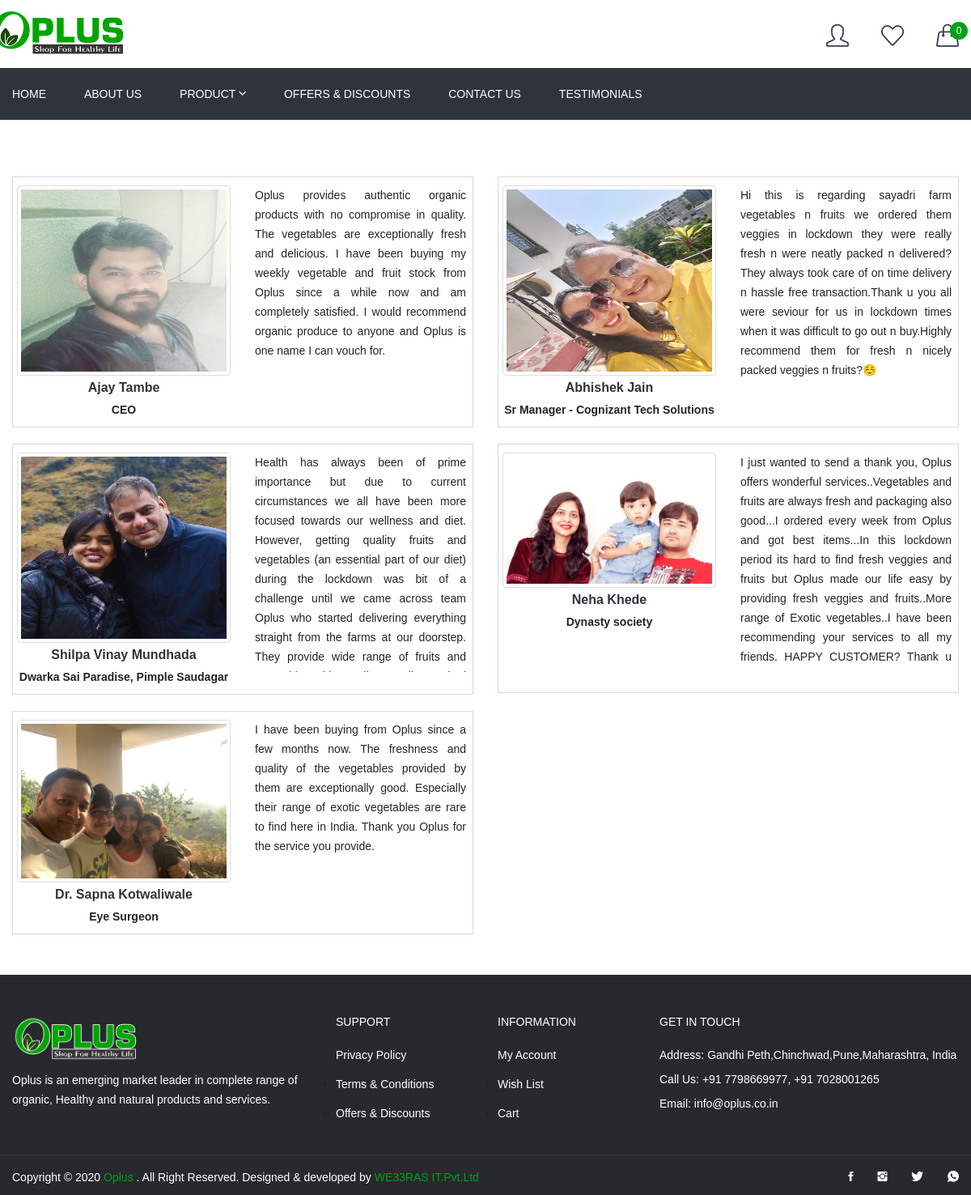
Screenshot of /testimonials.php with the database file from the repository.
### tables this page shows
CREATE TABLE `testimonials` (
  `id` int(11) NOT NULL,
  `name` varchar(255) NOT NULL,
  `title` varchar(255) NOT NULL,
  `opinion` varchar(500) NOT NULL,
  `image_name` varchar(255) NOT NULL,
  `is_show` int(1) NOT NULL,
  `date` timestamp NOT NULL DEFAULT current_timestamp()
);

### admin/query.php (called while the page is built, shortened)
<?php
class QueryFire {
	public function getAllData($table_name,$where,$cust=null) {
		if($cust!=null)
			$sql= $cust;
		else
			$sql = "SELECT * FROM ".$table_name." WHERE ".$where;
		$p = mysqli_query($GLOBALS['connection'],$sql);
		while($data = mysqli_fetch_array($p,MYSQLI_ASSOC)){
			$q[] = $data;
		}
		if(!empty($q))
			return $q;
		else
			return array();
	}
}
$QueryFire = new QueryFire();

### menu.php (the view, shortened to what this page needs)
  <header class="header-area" >
    <div class="header-middle">
      <div class="container">
        <div class="row hidden-xs">
          <div class="col-lg-3 col-md-4 col-12 col-sm-4"><a href="<?= base_url?>" class="logo">
            <img src="<?= base_url?>images/logo.png" alt="Oplus Logo">
          </a></div>
          <div class="col-lg-9 col-md-8 col-12 col-sm-8">
            <div class="header-middle-right f-right">
              <div class="header-login">
                <?php if(!isset($_SESSION['user'])) { ?>
                  <a href="<?= base_url?>login">
                    <div class="header-icon-style">
                      <i class="icon-user icons"></i>
                    </div>
                  </a>
                <?php } ?>
              </div>
              <div class="header-wishlist">
                <a href="<?= base_url?>wishlist">
                  <div class="header-icon-style">
                    <i class="icon-heart icons"></i>
                  </div>
                </a>
              </div>
              <div class="header-cart">
                <a href="<?= base_url?>cart">
                  <div class="header-icon-style">
                    <i class="icon-handbag icons"></i>
                    <span class="bigcounter count-style"><?=isset($_SESSION['cartitems'])?count($_SESSION['cartitems']):'0'?></span>
                  </div>
                </a>
              </div>
            </div>
          </div>
        </div>
      </div>
    </div>
    <div class="header-bottom transparent-bar black-bg" >
      <div class="container">
        <div class="row">
          <div class="col-lg-12 col-md-12 col-12">
            <div class="main-menu">
              <nav>
                <ul>
                  <li><a href="<?= base_url?>">Home </a>   </li>
                  <li><a href="<?= base_url?>about-us">About Us</a></li>
                  <li class="top-hover">
                    <a href="<?= base_url?>products">Product<i class="ion-chevron-down"></i> </a>
                  </li>
                  <li><a href="<?= base_url?>offers-and-discounts">Offers & Discounts</a></li>
                  <li><a href="<?= base_url?>contact-us">Contact Us</a></li>
                  <li><a href="<?= base_url?>testimonials">Testimonials</a></li>
                </ul>
              </nav>
            </div>
          </div>
        </div>
      </div>
    </div>
  </header>
<main role="main">

### testimonials.php (shortened to what this page needs)
<?php
require_once('header.php');
require_once('menu.php');
$testimonials = $QueryFire->getAllData('testimonials','is_show=1');
?>
<div class=" pt-50 pb-50" >
  <div class="container">
    <?php if(!empty($testimonials)) { ?>
      <div class="row">
        <?php foreach($testimonials as $testimonial) { ?>
          <div class="col-md-6 col-sm-6 col-xs-12">
            <div class="testimonial fadeOutLeft">
              <div class="row">
                <div class="col-md-6 col-sm-6 col-xs-12">
                  <img src="<?php echo base_url.'/images/testimonials/'.$testimonial['image_name']?>" alt="<?php echo $testimonial['name']?>" class="img-responsive img-thumbnail" />
                  <h4><?php echo ucwords(strtolower($testimonial['name']))?></h4>
                  <div class="text-center"><strong><?php echo $testimonial['title']?></strong></div>
                </div>
                <div class="col-md-6 col-sm-6 col-xs-12">
                  <p class="testimonial-content">
                    <?= $testimonial['opinion']?>
                  </p>
                </div>
              </div>
            </div>
          </div>
        <?php } ?>
      </div>
    <?php } ?>
  </div>
</div>
<?php require_once('footer.php');?>

### css/timber.scss7e75.css (style rules this page uses)
*,input,:before,:after { box-sizing:border-box }
html,body { padding:0;margin:0 }
article,aside,details,figcaption,figure,footer,header,hgroup,main,nav,section,summary { display:block }
.text-center { text-align:center !important }
html { background-color:#f2f2f2 }
body { background-color:#fff }
body,input,textarea,button,select { font-size:14px;line-height:1.6;font-family:"HelveticaNeue","Helvetica Neue",Helvetica,Arial,sans-serif;color:#333;font-weight:300;-webkit-font-smoothing:antialiased;-webkit-text-size-adjust:100% }
h1,.h1,h2,.h2,h3,.h3,h4,.h4,h5,.h5,h6,.h6 { display:block;font-family:"HelveticaNeue","Helvetica Neue",Helvetica,Arial,sans-serif;font-weight:700;margin:0 0 0.5em;line-height:1.4 }
h4,.h4 { font-size:1.42857em }
p { margin:0 0 15px 0 }
b,strong { font-weight:bold }
a,.text-link { color:#00a215;text-decoration:none;background:transparent }
ul,ol { margin:0 0 15px 20px;padding:0 }
li { margin-bottom:0.25em }
img { border:0 none }
img,iframe { max-width:100% }

### css/stylee112.css (style rules this page uses)
body { font-family:Rubik,sans-serif;font-weight:400;font-style:normal;font-size:14px;color:#242424 }
.btn,a { -webkit-transition:all .3s ease-out 0s;-moz-transition:all .3s ease-out 0s;-ms-transition:all .3s ease-out 0s;-o-transition:all .3s ease-out 0s;transition:all .3s ease-out 0s }
a,button,input { outline:medium none;color:#242424 }
h1,h2,h3,h4,h5,h6 { font-family:Rubik,sans-serif;color:#2f333a;margin-top:0;font-style:normal;font-weight:400 }
h4 { font-size:22px }
ul { margin:0;padding:0 }
p { font-size:14px;font-weight:400;line-height:24px;color:#242424;margin-bottom:15px;font-family:Rubik,sans-serif }
.f-right { float:right }
.pt-50 { padding-top:50px }
.pb-50 { padding-bottom:50px }
.black-bg { background:#2f333a }
.header-middle { padding:30px 0 26px }
.header-middle-right { display:flex;justify-content:flex-end }
.header-wishlist { margin:0 40px }
.header-icon-style { display:inline-block;float:left;line-height:1;position:relative }
.header-icon-style i { color:#303d4e;font-size:28px }
.header-cart>a .header-icon-style span { background-color:#00a215;border-radius:100%;color:#fff;display:inline-block;font-size:12px;font-weight:500;height:22px;left:0;line-height:22px;margin:0 auto;position:absolute;right:-28px;text-align:center;top:-3px;width:22px }
.header-cart { display:inline-block;position:relative }
.main-menu { position:relative }
.main-menu ul li { display:inline-block;list-style:outside none none;padding-right:43px;position:relative }
.main-menu nav>ul>li:last-child { padding-right:0 }
.main-menu ul li a { color:#fff;display:inline-block;font-size:14px;font-weight:500;line-height:60px;text-transform:uppercase;padding-top:2px }
.main-menu ul li a i { font-size:10px;margin-left:4px;position:relative;top:-2px }

### css/custom2c58.css (style rules this page uses)
li { margin-bottom:0 }

### rows the page displays
testimonials: image_name (picture), name "Ajay Tambe", title "CEO", opinion "Oplus provides authentic organic products with no compromise in quality. The vegetables are exceptionally fresh and delicious. I have been buying my weekly vegetable and fruit stock from Oplus since a while now and am completely satisfied. I would recommend organic produce to anyone and Oplus is one name I can vouch for."
testimonials: image_name (picture), name "Abhishek Jain", title "Sr Manager - Cognizant Tech Solutions", opinion "Hi this is regarding sayadri farm vegetables n fruits we ordered them veggies in lockdown they were really fresh n were neatly packed n delivered? They always took care of on time delivery n hassle free transaction.Thank u you all were seviour for us in lockdown times when it was difficult to go out n buy.Highly recommend them for fresh n nicely packed veggies n fruits?☺️"
testimonials: image_name (picture), name "Shilpa Vinay Mundhada", title "Dwarka Sai Paradise, Pimple Saudagar", opinion "Health has always been of prime importance but due to current circumstances we all have been more focused towards our wellness and diet. However, getting quality fruits and vegetables (an essential part of our diet) during the lockdown was bit of a challenge until we came across team Oplus who started delivering everything straight from the farms at our doorstep. They provide wide range of fruits and…"
testimonials: image_name (picture), name "Neha Khede", title "Dynasty society", opinion "I just wanted to send a thank you, Oplus offers wonderful services..Vegetables and fruits are always fresh and packaging also good...I ordered every week from Oplus and got best items...In this lockdown period its hard to find fresh veggies and fruits but Oplus made our life easy by providing fresh veggies and fruits..More range of Exotic vegetables..I have been recommending your services to all my friends. HAPPY CUSTOMER? Thank u…"
testimonials: image_name (picture), name "Dr. Sapna Kotwaliwale", title "Eye Surgeon", opinion "I have been buying from Oplus since a few months now. The freshness and quality of the vegetables provided by them are exceptionally good. Especially their range of exotic vegetables are rare to find here in India. Thank you Oplus for the service you provide."
